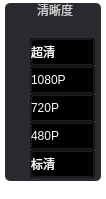
<?xml version="1.0" encoding="UTF-8"?>
<ui version="4.0">
 <class>VideoClarity</class>
 <widget class="QWidget" name="VideoClarity">
  <property name="geometry">
   <rect>
    <x>0</x>
    <y>0</y>
    <width>106</width>
    <height>185</height>
   </rect>
  </property>
  <property name="minimumSize">
   <size>
    <width>100</width>
    <height>0</height>
   </size>
  </property>
  <property name="maximumSize">
   <size>
    <width>106</width>
    <height>16777215</height>
   </size>
  </property>
  <property name="windowTitle">
   <string>Form</string>
  </property>
  <property name="styleSheet">
   <string notr="true">background-color: transparent;
</string>
  </property>
  <layout class="QVBoxLayout" name="verticalLayout_4">
   <property name="spacing">
    <number>0</number>
   </property>
   <property name="leftMargin">
    <number>5</number>
   </property>
   <property name="topMargin">
    <number>3</number>
   </property>
   <property name="rightMargin">
    <number>5</number>
   </property>
   <property name="bottomMargin">
    <number>3</number>
   </property>
   <item>
    <layout class="QVBoxLayout" name="verticalLayout_3">
     <property name="spacing">
      <number>0</number>
     </property>
     <item>
      <widget class="QGroupBox" name="groupBox_clarity">
       <property name="styleSheet">
        <string notr="true">#groupBox_clarity 
{
   /* background-color: qlineargradient(x1: 0, y1: 0, x2: 0, y2: 1,
                                      stop: 0 #E0E0E0, stop: 1 #FFFFFF);*/
   /* border: 1px solid gray;*/
    border-radius: 5px;
    margin-top: 1ex; /* leave space at the top for the title */
	color: #cdcdcd;
	background-color: #2a2a31;
	/*font: 10pt &quot;Microsoft YaHei UI&quot;;*/
}

#groupBox_clarity::title 
{
    subcontrol-origin: margin;
    subcontrol-position: top center; /* position at the top center */
    padding: 0 3px;
    background-color: qlineargradient(x1: 0, y1: 0, x2: 0, y2: 1,
                                      stop: 0 #FFOECE, stop: 1 #FFFFFF);
}

#groupBox_clarity::indicator 
{
    width: 13px;
    height: 13px;
}

#groupBox_clarity::indicator:unchecked 
{
    image: url(:/images/checkbox_unchecked.png);
}

/* proceed with styling just like QCheckBox */
</string>
       </property>
       <property name="title">
        <string>清晰度</string>
       </property>
       <layout class="QVBoxLayout" name="verticalLayout_2">
        <property name="spacing">
         <number>0</number>
        </property>
        <property name="leftMargin">
         <number>7</number>
        </property>
        <property name="topMargin">
         <number>0</number>
        </property>
        <property name="rightMargin">
         <number>0</number>
        </property>
        <property name="bottomMargin">
         <number>0</number>
        </property>
        <item>
         <layout class="QVBoxLayout" name="verticalLayout">
          <property name="spacing">
           <number>0</number>
          </property>
          <item>
           <spacer name="verticalSpacer_2">
            <property name="orientation">
             <enum>Qt::Vertical</enum>
            </property>
            <property name="sizeType">
             <enum>QSizePolicy::Fixed</enum>
            </property>
            <property name="sizeHint" stdset="0">
             <size>
              <width>20</width>
              <height>15</height>
             </size>
            </property>
           </spacer>
          </item>
          <item>
           <widget class="QPushButton" name="pushButton_num5">
            <property name="minimumSize">
             <size>
              <width>80</width>
              <height>28</height>
             </size>
            </property>
            <property name="maximumSize">
             <size>
              <width>80</width>
              <height>16777215</height>
             </size>
            </property>
            <property name="styleSheet">
             <string notr="true">QPushButton
{
background-color: transparent;
color: #ffffff;
text-align: left;
margin-left: 15px;
}
QPushButton:hover
{
color:#ff5500;
}
QPushButton:checked
{
color:#5e9ef5;
}

QPushButton:disabled
{
color: #6d6d6d;
}
</string>
            </property>
            <property name="text">
             <string>超清</string>
            </property>
           </widget>
          </item>
          <item>
           <widget class="QPushButton" name="pushButton_num4">
            <property name="minimumSize">
             <size>
              <width>80</width>
              <height>28</height>
             </size>
            </property>
            <property name="maximumSize">
             <size>
              <width>80</width>
              <height>16777215</height>
             </size>
            </property>
            <property name="styleSheet">
             <string notr="true">QPushButton
{
background-color: transparent;
color: #ffffff;
text-align: left;
margin-left: 15px;
}
QPushButton:hover
{
color:#ff5500;
}
QPushButton:checked
{
color:#5e9ef5;
}

QPushButton:disabled
{
color: #6d6d6d;
}
</string>
            </property>
            <property name="text">
             <string>1080P</string>
            </property>
           </widget>
          </item>
          <item>
           <widget class="QPushButton" name="pushButton_num3">
            <property name="minimumSize">
             <size>
              <width>80</width>
              <height>28</height>
             </size>
            </property>
            <property name="maximumSize">
             <size>
              <width>80</width>
              <height>16777215</height>
             </size>
            </property>
            <property name="styleSheet">
             <string notr="true">QPushButton
{
background-color: transparent;
color: #ffffff;
text-align: left;
margin-left: 15px;
}
QPushButton:hover
{
color:#ff5500;
}
QPushButton:checked
{
color:#5e9ef5;
}

QPushButton:disabled
{
color: #6d6d6d;
}</string>
            </property>
            <property name="text">
             <string>720P</string>
            </property>
           </widget>
          </item>
          <item>
           <widget class="QPushButton" name="pushButton_num2">
            <property name="minimumSize">
             <size>
              <width>80</width>
              <height>28</height>
             </size>
            </property>
            <property name="maximumSize">
             <size>
              <width>80</width>
              <height>16777215</height>
             </size>
            </property>
            <property name="styleSheet">
             <string notr="true">QPushButton
{
background-color: transparent;
color: #ffffff;
text-align: left;
margin-left: 15px;
}
QPushButton:hover
{
color:#ff5500;
}
QPushButton:checked
{
color:#5e9ef5;
}

QPushButton:disabled
{
color: #6d6d6d;
}</string>
            </property>
            <property name="text">
             <string>480P</string>
            </property>
           </widget>
          </item>
          <item>
           <widget class="QPushButton" name="pushButton_num1">
            <property name="minimumSize">
             <size>
              <width>80</width>
              <height>28</height>
             </size>
            </property>
            <property name="maximumSize">
             <size>
              <width>80</width>
              <height>16777215</height>
             </size>
            </property>
            <property name="styleSheet">
             <string notr="true">QPushButton
{
background-color: transparent;
color: #ffffff;
text-align: left;
margin-left: 15px;
}
QPushButton:hover
{
color:#ff5500;
}
QPushButton:checked
{
color:#5e9ef5;
}

QPushButton:disabled
{
color: #6d6d6d;
}
</string>
            </property>
            <property name="text">
             <string>标清</string>
            </property>
           </widget>
          </item>
         </layout>
        </item>
       </layout>
      </widget>
     </item>
     <item>
      <spacer name="verticalSpacer">
       <property name="orientation">
        <enum>Qt::Vertical</enum>
       </property>
       <property name="sizeType">
        <enum>QSizePolicy::Fixed</enum>
       </property>
       <property name="sizeHint" stdset="0">
        <size>
         <width>20</width>
         <height>15</height>
        </size>
       </property>
      </spacer>
     </item>
    </layout>
   </item>
  </layout>
 </widget>
 <resources/>
 <connections/>
</ui>
